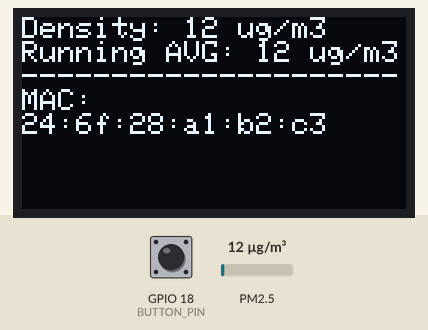
Recording of a sketch running on a simulated ESP32. On the bench: 128×64 one-colour display. The test bench sets the inputs (shaded band); at power-on: PM2.5 12 µg/m³, GPIO 18 (BUTTON_PIN) HIGH. WiFi joins after 1.5 s; servers stay silent unless stated; what the sketch prints to the serial monitor is not drawn.

Above: at 4.2 s.
4.3 s: PM2.5 set to 6 µg/m³
At 6.1 s:
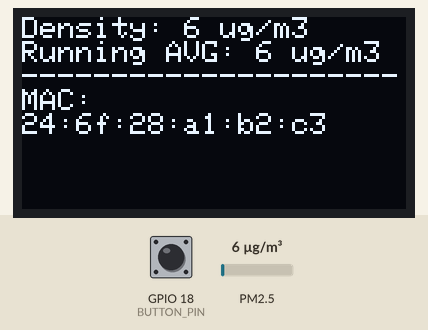
6.6 s: PM2.5 set to 75 µg/m³
At 8.3 s:
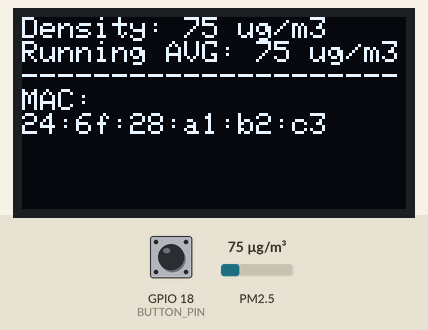
8.6 s: PM2.5 set to 150 µg/m³
At 10.7 s:
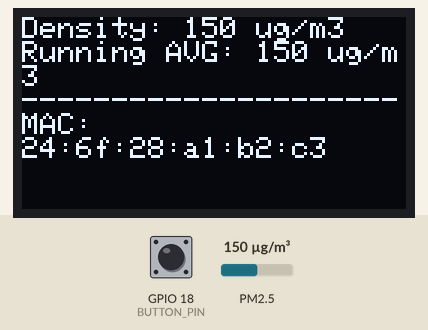
Timing chart, 0 to 12.2 s (numbered marks = the images above; inputs shaded):
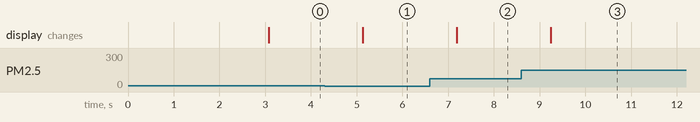

The sketch:

proto.ino
```cpp
#include <WiFi.h>
#include <esp_wifi.h>
#include <esp_now.h>
#include <WiFiClient.h>
#include <WebServer.h>
#include <ESPmDNS.h>
#include <Update.h>
#include <GP2YDustSensor.h>
#include <Wire.h>
#include <Adafruit_GFX.h>
#include <Adafruit_SSD1306.h>

#include "conf.secret.h"


#define SHARP_LED_PIN 6
#define SHARP_VO_PIN 7
#define SDA0_Pin 16
#define SCL0_Pin 15
#define SCREEN_WIDTH 128
#define SCREEN_HEIGHT 64
#define BUTTON_PIN 18


uint8_t broadcastAddress[] = {0xC0, 0x49, 0xef, 0xd0, 0xd6, 0xb8}; //c0:49:ef:d0:d6:b8
typedef struct p2pMsgStruct {
    char nodeMac[18];
    int curD;
    int avgD;
} p2pMsgStruct;


p2pMsgStruct sendData;
TaskHandle_t serverTaskHandler;

esp_now_peer_info_t peerInfo;

void OnDataSent(const uint8_t *mac_addr, esp_now_send_status_t status) {
  Serial.print("\r\nLast Packet Send Status:\t");
  Serial.println(status == ESP_NOW_SEND_SUCCESS ? "Delivery Success" : "Delivery Fail");
}

GP2YDustSensor dustSensor(GP2YDustSensorType::GP2Y1014AU0F, SHARP_LED_PIN, SHARP_VO_PIN);
Adafruit_SSD1306 display(SCREEN_WIDTH, SCREEN_HEIGHT, &Wire, -1);
WebServer server(80);

extern String css;
extern String loginIndex;
extern String serverIndex;

bool hasOTA=false;

uint8_t baseMac[6];
char esp32Mac[18];

void readMacAddress(){
  esp_err_t ret = esp_wifi_get_mac(WIFI_IF_STA, baseMac);
  snprintf(esp32Mac,18,"%02x:%02x:%02x:%02x:%02x:%02x\n",
                      baseMac[0], baseMac[1], baseMac[2],
                      baseMac[3], baseMac[4], baseMac[5]);
}

void setup(void) {
  Serial.begin(115200);
  pinMode(BUTTON_PIN, INPUT_PULLUP);
  Wire.begin(SDA0_Pin, SCL0_Pin);
  if(!display.begin(SSD1306_SWITCHCAPVCC, 0x3C)) { // Address 0x3D for 128x64
    Serial.println(F("SSD1306 allocation failed"));
    for(;;);
  }
  display.setRotation(2);
  display.clearDisplay();
  display.setTextSize(1);
  display.setTextColor(WHITE);
  display.setCursor(0, 0);
  // Display static text
  display.println("Starting UP");
  display.println("Hold button to enter OTA");
  display.display();

  delay(3000);

  if(digitalRead(BUTTON_PIN)==LOW){ // ota mode
    hasOTA=true;
    display.clearDisplay();
    display.setCursor(0, 0);
    display.println("Entered OTA mode");
    display.println("Waiting for connection to:");
    display.println("SSID: "+String(ssid));
    display.display();
    // Connect to WiFi network
    WiFi.begin(ssid, password);
    Serial.println("");
    // Wait for connection
    while (WiFi.status() != WL_CONNECTED) {
      delay(500);
      Serial.print(".");
    }
    Serial.println("");
    Serial.print("Connected to ");
    Serial.println(ssid);
    Serial.print("IP address: ");
    Serial.println(WiFi.localIP());

    display.clearDisplay();
    display.setTextSize(1);
    display.setCursor(0, 0);
    display.println("IP address: ");
    display.println(WiFi.localIP());
    display.display();

    if (!MDNS.begin(host)) {
      Serial.println("Error setting up MDNS responder!");
      while (1) {
        delay(1000);
      }
    }
    Serial.println("mDNS responder started");
    /*return index page which is stored in serverIndex */
    server.on("/", HTTP_GET, []() {
      server.sendHeader("Connection", "close");
      server.send(200, "text/html", loginIndex);
    });
    server.on("/serverIndex", HTTP_GET, []() {
      server.sendHeader("Connection", "close");
      server.send(200, "text/html", serverIndex);
    });
    /*handling uploading firmware file */
    server.on("/update", HTTP_POST, []() {
      server.sendHeader("Connection", "close");
      server.send(200, "text/plain", (Update.hasError()) ? "FAIL" : "OK");
      ESP.restart();
    }, []() {
      HTTPUpload& upload = server.upload();
      if (upload.status == UPLOAD_FILE_START) {
        Serial.printf("Update: %s\n", upload.filename.c_str());
        if (!Update.begin(UPDATE_SIZE_UNKNOWN)) { //start with max available size
          Update.printError(Serial);
        }
      } else if (upload.status == UPLOAD_FILE_WRITE) {
        /* flashing firmware to ESP*/
        if (Update.write(upload.buf, upload.currentSize) != upload.currentSize) {
          Update.printError(Serial);
        }
      } else if (upload.status == UPLOAD_FILE_END) {
        if (Update.end(true)) { //true to set the size to the current progress
          Serial.printf("Update Success: %u\nRebooting...\n", upload.totalSize);
        } else {
          Update.printError(Serial);
        }
      }
    });
    server.begin();
  }
  else{ // p2p
    WiFi.mode(WIFI_STA);
    if (esp_now_init() != ESP_OK) {
      Serial.println("Error initializing ESP-NOW");
      return;
    }
    esp_now_register_send_cb(OnDataSent);
    memcpy(peerInfo.peer_addr, broadcastAddress, 6);
    peerInfo.channel = 0;
    peerInfo.encrypt = false;
    if (esp_now_add_peer(&peerInfo) != ESP_OK){
      Serial.println("Failed to add peer");
      return;
    }
  }

  readMacAddress();

  dustSensor.setBaseline(0); // set no dust voltage according to your own experiments
  dustSensor.setCalibrationFactor(1.1); // calibrate against precision instrument
  dustSensor.begin();

  xTaskCreatePinnedToCore(
                    serverHandleLoop,       /* Task function. */
                    "serverHandleLoop",     /* name of task. */
                    10000,       /* Stack size of task */
                    NULL,        /* parameter of the task */
                    1,           /* priority of the task */
                    &serverTaskHandler,      /* Task handle to keep track of created task */
                    0);          /* pin task to core 0 */


}

// 1KHZ loop
void serverHandleLoop(void * pvParameters ){while(1){
  if(hasOTA){
    server.handleClient();
  }

delay(1);}}

void loop(void) {
  int dd=dustSensor.getDustDensity();
  int ddavg=dustSensor.getRunningAverage();
  Serial.print("Dust density: ");
  Serial.print(dd);
  Serial.print(" ug/m3; Running average: ");
  Serial.print(ddavg);
  Serial.println(" ug/m3");
  display.clearDisplay();
  display.setTextSize(1);
  display.setCursor(0, 0);
  if(hasOTA){
    display.println("IP address: ");
    display.println(WiFi.localIP());
    display.println("---------------------");
  }
  display.println("Density: "+String(dd)+" ug/m3");
  display.println("Running AVG: "+String(ddavg)+" ug/m3");
  display.println("---------------------");
  display.println("MAC:");
  display.println(esp32Mac);
  display.display();
  if(!hasOTA){
    strcpy(sendData.nodeMac, esp32Mac);
    sendData.curD=dd;
    sendData.avgD=ddavg;
    esp_err_t result = esp_now_send(broadcastAddress, (uint8_t *) &sendData, sizeof(sendData));
    if (result == ESP_OK) {
      Serial.println("Sent with success");
    }
    else {
      Serial.println("Error sending the data");
    }
  }
  delay(1000);
}
```

conf.secret.h
```cpp
char* host = "esp32";
char* ssid = "";
char* password = "";
```

ota.html.ino
```cpp
String css =
"<style>#file-input,input {width: 100%;height: 100px;border-radius: 5px;margin: 10px auto;font-size: 16px}input {background: #fff;border: 0;padding: 0 15px}body {background: #1a1a1a;font-family: sans-serif;font-size: 14px;color: #FdFdFd}#file-input {padding: 0;border: 2px solid #ddd;line-height: 45px;text-align: left;display: block;cursor: pointer}#bar,#prgbar {background-color: #4d4d4d;border-radius: 15px}#bar {background-color: #4cdebc;width: 0%;height: 15px}form {background: #1f1f1f;max-width: 300px;margin: 80px auto;padding: 30px;border-radius: 5px;text-align: center}.btn {background: #4a4a4a;color: #FFFFFF;cursor: pointer}</style>";

String loginIndex =
"<form name='loginForm'>"
"<h2>OTA login</h2>"
"<input name=userid placeholder='Username'> "
"<input name=pwd placeholder='Password' type=Password> "
"<input type=submit onclick=check(this.form) class=btn value=Login></form>"
"<script>"
    "function check(form)"
    "{"
    "if(form.userid.value=='admin' && form.pwd.value=='admin')"
    "{"
    "window.open('/serverIndex')"
    "}"
    "else"
    "{"
    " alert('Error Password or Username')/*displays error message*/"
    "}"
    "}"
"</script>" + css;

String serverIndex =
 "<script src='https://ajax.googleapis.com/ajax/libs/jquery/3.2.1/jquery.min.js'></script>"
 "<form method='POST' action='#' enctype='multipart/form-data' id='upload_form'>"
 "<input type='file' name='update'>"
 "<input type='submit' value='Update'>"
 "<div id='prg'>0%</div>"
 "<div id='prgbar'><div id='bar'></div></div></form>"
 "<script>"
  "$('form').submit(function(e){"
  "e.preventDefault();"
  "var form = $('#upload_form')[0];"
  "var data = new FormData(form);"
  " $.ajax({"
  "url: '/update',"
  "type: 'POST',"
  "data: data,"
  "contentType: false,"
  "processData:false,"
  "xhr: function() {"
  "var xhr = new window.XMLHttpRequest();"
  "xhr.upload.addEventListener('progress', function(evt) {"
  "if (evt.lengthComputable) {"
  "var per = evt.loaded / evt.total;"
  "$('#prg').html('Running ' + Math.round(per*100) + '%');"
  "$('#bar').css('width',Math.round(per*100) + '%');"
  "}"
  "}, false);"
  "return xhr;"
  "},"
  "success:function(d, s) {"
  "console.log('success!')"
 "},"
 "error: function (a, b, c) {"
 "}"
 "});"
 "});"
 "</script>" + css;
```

Measured:
- after the input at 4.3 s, the display: changes after 0.83 s (image 1)
- after the input at 6.6 s, the display: changes after 0.59 s (image 2)
- after the input at 8.6 s, the display: changes after 0.64 s (image 3)
